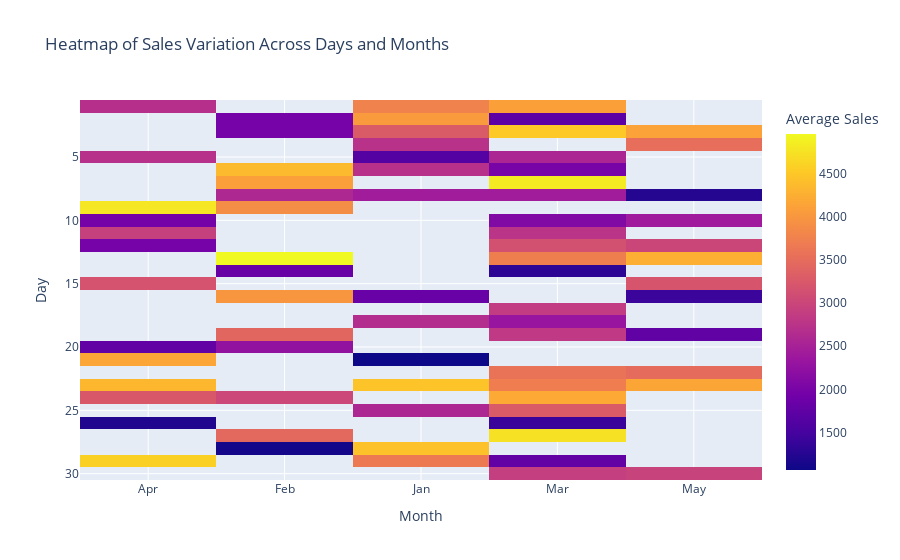

Source (notebook cell):
### Code cell
# 3. Using the sales data, generate a heatmap to visualize the variation in sales across different months and days.

np.random.seed(20)
data = {
    'Month': np.random.choice(['Jan', 'Feb', 'Mar', 'Apr', 'May'], 100),
    'Day': np.random.choice(range(1, 31), 100),
    'Sales': np.random.randint(1000, 5000, 100)
}
df = pd.DataFrame(data)

sales_pivot = df.pivot_table(index='Day', columns='Month', values='Sales', aggfunc='mean')

fig = px.imshow(sales_pivot, labels={'x': 'Month', 'y': 'Day', 'color': 'Average Sales'},
                title="Heatmap of Sales Variation Across Days and Months")

fig.show()

### Figure 1 — Plotly figure (JSON) as saved in the notebook; plotly's stock layout.template omitted (floating-point values rounded to 4 significant figures; data arrays with more than 128 entries replaced by an {"elided": "..."} marker saying what was removed)
{"data": [{"coloraxis": "coloraxis", "hovertemplate": "Month: %{x}<br>Day: %{y}<br>Average Sales: %{z}<extra></extra>", "name": "0", "type": "heatmap", "x": ["Apr", "Feb", "Jan", "Mar", "May"], "xaxis": "x", "y": [1, 2, 3, 4, 5, 6, 7, 8, 9, 10, 11, 12, 13, 14, 15, 16, 17, 18, 19, 20, 21, 22, 23, 24, 25, 26, 27, 28, 29, 30], "yaxis": "y", "z": {"elided": "30x5 float values"}}], "layout": {"coloraxis": {"colorbar": {"title": {"text": "Average Sales"}}, "colorscale": [[0, "#0d0887"], [0.1111, "#46039f"], [0.2222, "#7201a8"], [0.3333, "#9c179e"], [0.4444, "#bd3786"], [0.5556, "#d8576b"], [0.6667, "#ed7953"], [0.7778, "#fb9f3a"], [0.8889, "#fdca26"], [1, "#f0f921"]]}, "title": {"text": "Heatmap of Sales Variation Across Days and Months"}, "xaxis": {"anchor": "y", "constrain": "domain", "domain": [0, 1], "scaleanchor": "y", "title": {"text": "Month"}}, "yaxis": {"anchor": "x", "autorange": "reversed", "constrain": "domain", "domain": [0, 1], "title": {"text": "Day"}}}}
